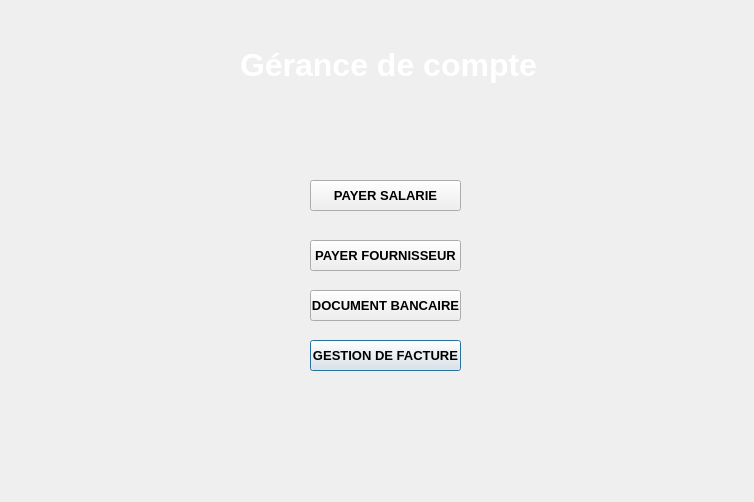
<?xml version="1.0" encoding="UTF-8"?>
<ui version="4.0">
 <class>menu_finance</class>
 <widget class="QDialog" name="menu_finance">
  <property name="geometry">
   <rect>
    <x>0</x>
    <y>0</y>
    <width>754</width>
    <height>502</height>
   </rect>
  </property>
  <property name="windowTitle">
   <string>Dialog</string>
  </property>
  <widget class="QLabel" name="label">
   <property name="geometry">
    <rect>
     <x>240</x>
     <y>30</y>
     <width>321</width>
     <height>71</height>
    </rect>
   </property>
   <property name="palette">
    <palette>
     <active>
      <colorrole role="LinkVisited">
       <brush brushstyle="SolidPattern">
        <color alpha="255">
         <red>67</red>
         <green>255</green>
         <blue>249</blue>
        </color>
       </brush>
      </colorrole>
     </active>
     <inactive>
      <colorrole role="LinkVisited">
       <brush brushstyle="SolidPattern">
        <color alpha="255">
         <red>67</red>
         <green>255</green>
         <blue>249</blue>
        </color>
       </brush>
      </colorrole>
     </inactive>
     <disabled>
      <colorrole role="LinkVisited">
       <brush brushstyle="SolidPattern">
        <color alpha="255">
         <red>67</red>
         <green>255</green>
         <blue>249</blue>
        </color>
       </brush>
      </colorrole>
     </disabled>
    </palette>
   </property>
   <property name="font">
    <font>
     <pointsize>16</pointsize>
    </font>
   </property>
   <property name="text">
    <string>&lt;!DOCTYPE HTML PUBLIC &quot;-//W3C//DTD HTML 4.0//EN&quot; &quot;http://www.w3.org/TR/REC-html40/strict.dtd&quot;&gt;
&lt;html&gt;&lt;head&gt;&lt;meta name=&quot;qrichtext&quot; content=&quot;1&quot; /&gt;&lt;style type=&quot;text/css&quot;&gt;
p, li { white-space: pre-wrap; }
&lt;/style&gt;&lt;/head&gt;&lt;body style=&quot; font-family:'MS Shell Dlg 2'; font-size:16pt; font-weight:400; font-style:normal;&quot;&gt;
&lt;p style=&quot; margin-top:0px; margin-bottom:0px; margin-left:0px; margin-right:0px; -qt-block-indent:0; text-indent:0px;&quot;&gt;&lt;span style=&quot; font-size:24pt; font-weight:600; color:#ffffff;&quot;&gt;Gérance de compte&lt;/span&gt;&lt;/p&gt;&lt;/body&gt;&lt;/html&gt;</string>
   </property>
  </widget>
  <widget class="QPushButton" name="pushButton_4">
   <property name="geometry">
    <rect>
     <x>310</x>
     <y>340</y>
     <width>151</width>
     <height>31</height>
    </rect>
   </property>
   <property name="font">
    <font>
     <pointsize>10</pointsize>
     <weight>75</weight>
     <bold>true</bold>
    </font>
   </property>
   <property name="text">
    <string>GESTION DE FACTURE</string>
   </property>
  </widget>
  <widget class="QPushButton" name="pushButton_5">
   <property name="geometry">
    <rect>
     <x>310</x>
     <y>240</y>
     <width>151</width>
     <height>31</height>
    </rect>
   </property>
   <property name="font">
    <font>
     <pointsize>10</pointsize>
     <weight>75</weight>
     <bold>true</bold>
    </font>
   </property>
   <property name="text">
    <string>PAYER FOURNISSEUR</string>
   </property>
  </widget>
  <widget class="QPushButton" name="pushButton_3">
   <property name="geometry">
    <rect>
     <x>310</x>
     <y>290</y>
     <width>151</width>
     <height>31</height>
    </rect>
   </property>
   <property name="font">
    <font>
     <pointsize>10</pointsize>
     <weight>75</weight>
     <bold>true</bold>
    </font>
   </property>
   <property name="text">
    <string>DOCUMENT BANCAIRE</string>
   </property>
  </widget>
  <widget class="QPushButton" name="pushButton">
   <property name="geometry">
    <rect>
     <x>310</x>
     <y>180</y>
     <width>151</width>
     <height>31</height>
    </rect>
   </property>
   <property name="font">
    <font>
     <pointsize>10</pointsize>
     <weight>75</weight>
     <bold>true</bold>
    </font>
   </property>
   <property name="text">
    <string>PAYER SALARIE</string>
   </property>
  </widget>
  <widget class="QLabel" name="label_7">
   <property name="geometry">
    <rect>
     <x>-20</x>
     <y>0</y>
     <width>781</width>
     <height>521</height>
    </rect>
   </property>
   <property name="text">
    <string/>
   </property>
   <property name="pixmap">
    <pixmap resource="Images.qrc">:/Arriere/images/1533698_1434101263485693_542051900_n.jpg</pixmap>
   </property>
  </widget>
  <widget class="QLabel" name="label_2">
   <property name="geometry">
    <rect>
     <x>-10</x>
     <y>-10</y>
     <width>801</width>
     <height>621</height>
    </rect>
   </property>
   <property name="text">
    <string/>
   </property>
   <property name="pixmap">
    <pixmap>../business-finance-background-27251450.jpg</pixmap>
   </property>
  </widget>
  <widget class="QLabel" name="label_3">
   <property name="geometry">
    <rect>
     <x>-10</x>
     <y>-10</y>
     <width>811</width>
     <height>551</height>
    </rect>
   </property>
   <property name="text">
    <string/>
   </property>
   <property name="pixmap">
    <pixmap>../../icone/business-finance-background-27251450.jpg</pixmap>
   </property>
  </widget>
  <widget class="QLabel" name="label_8">
   <property name="geometry">
    <rect>
     <x>0</x>
     <y>0</y>
     <width>771</width>
     <height>511</height>
    </rect>
   </property>
   <property name="text">
    <string/>
   </property>
   <property name="pixmap">
    <pixmap>../finance_vf-build-desktop-Qt_4_8_1_for_Desktop_-_MinGW__Qt_SDK__Debug/business-finance-background-27251450.jpg</pixmap>
   </property>
  </widget>
  <zorder>label_8</zorder>
  <zorder>label_3</zorder>
  <zorder>label_2</zorder>
  <zorder>label_7</zorder>
  <zorder>label</zorder>
  <zorder>pushButton_4</zorder>
  <zorder>pushButton_5</zorder>
  <zorder>pushButton_3</zorder>
  <zorder>pushButton</zorder>
 </widget>
 <resources>
  <include location="Images.qrc"/>
 </resources>
 <connections/>
</ui>
